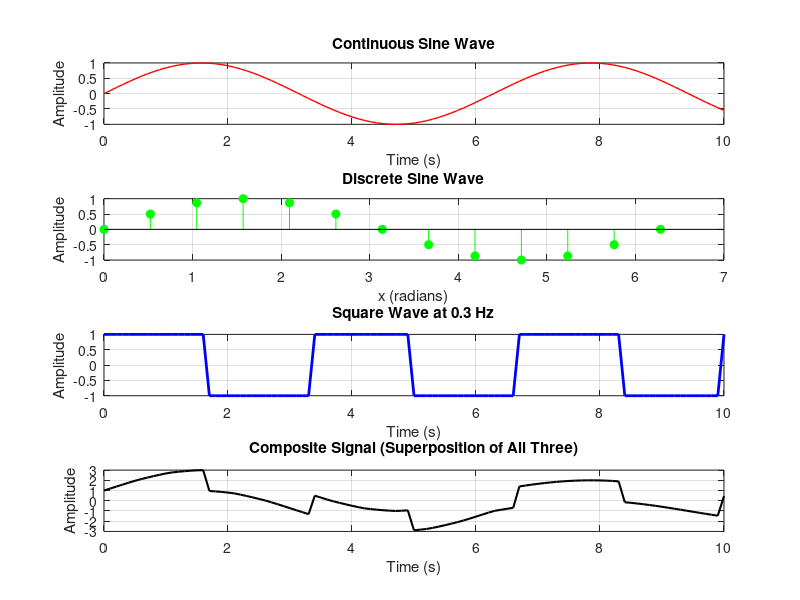

MATLAB code for this plot:
% =========================================================
% Task 4: Combined Signal Visualization (Subplots)
% Course:  Biosignal Processing Lab
% =========================================================
% Description:
%   Displays three fundamental signal types and their
%   superposition in a single figure using subplots.
%   Demonstrates continuous sine, discrete sine, and square
%   wave signals, then combines them into one composite signal.
% =========================================================

% --- Signal 1: Continuous sine wave ---
x1 = 0:0.1:10;
y1 = sin(x1);

% --- Signal 2: Discrete sine wave ---
x2 = 0:pi/6:2*pi;
y2 = sin(x2);

% --- Signal 3: Square wave ---
x3 = 0:0.1:10;
y3 = square(2 * pi * 0.3 * x3);   % 0.3 Hz square wave

% --- Signal 4: Superposition of all three ---
% Resample signals 2 and 3 onto the same time axis as signal 1
y2_resampled = interp1(x2, y2, x1, 'linear', 0);
composite = y1 + y2_resampled + y3;

figure;

subplot(4, 1, 1);
plot(x1, y1, 'r', 'LineWidth', 1);
xlabel('Time (s)');
ylabel('Amplitude');
title('Continuous Sine Wave');
grid on;

subplot(4, 1, 2);
stem(x2, y2, 'g', 'filled');
xlabel('x (radians)');
ylabel('Amplitude');
title('Discrete Sine Wave');
grid on;

subplot(4, 1, 3);
plot(x3, y3, 'b', 'LineWidth', 2);
xlabel('Time (s)');
ylabel('Amplitude');
title('Square Wave at 0.3 Hz');
grid on;

subplot(4, 1, 4);
plot(x1, composite, 'k', 'LineWidth', 1.5);
xlabel('Time (s)');
ylabel('Amplitude');
title('Composite Signal (Superposition of All Three)');
grid on;
